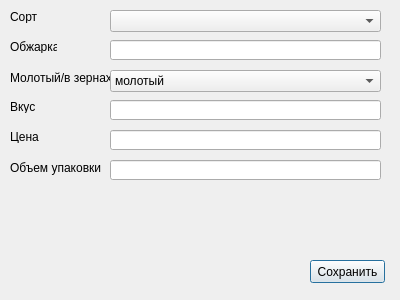
<?xml version="1.0" encoding="UTF-8"?>
<ui version="4.0">
 <class>Dialog</class>
 <widget class="QDialog" name="Dialog">
  <property name="geometry">
   <rect>
    <x>0</x>
    <y>0</y>
    <width>400</width>
    <height>300</height>
   </rect>
  </property>
  <property name="windowTitle">
   <string>Dialog</string>
  </property>
  <widget class="QLabel" name="label">
   <property name="geometry">
    <rect>
     <x>10</x>
     <y>10</y>
     <width>47</width>
     <height>13</height>
    </rect>
   </property>
   <property name="text">
    <string>Сорт</string>
   </property>
  </widget>
  <widget class="QLabel" name="label_2">
   <property name="geometry">
    <rect>
     <x>10</x>
     <y>40</y>
     <width>47</width>
     <height>13</height>
    </rect>
   </property>
   <property name="text">
    <string>Обжарка</string>
   </property>
  </widget>
  <widget class="QLineEdit" name="lineEdit_2">
   <property name="geometry">
    <rect>
     <x>110</x>
     <y>40</y>
     <width>271</width>
     <height>20</height>
    </rect>
   </property>
  </widget>
  <widget class="QComboBox" name="comboBox">
   <property name="geometry">
    <rect>
     <x>110</x>
     <y>10</y>
     <width>271</width>
     <height>22</height>
    </rect>
   </property>
  </widget>
  <widget class="QLabel" name="label_3">
   <property name="geometry">
    <rect>
     <x>10</x>
     <y>70</y>
     <width>101</width>
     <height>16</height>
    </rect>
   </property>
   <property name="text">
    <string>Молотый/в зернах</string>
   </property>
  </widget>
  <widget class="QComboBox" name="comboBox_2">
   <property name="geometry">
    <rect>
     <x>110</x>
     <y>70</y>
     <width>271</width>
     <height>22</height>
    </rect>
   </property>
   <item>
    <property name="text">
     <string>молотый</string>
    </property>
   </item>
   <item>
    <property name="text">
     <string>в зернах</string>
    </property>
   </item>
  </widget>
  <widget class="QLabel" name="label_4">
   <property name="geometry">
    <rect>
     <x>10</x>
     <y>100</y>
     <width>47</width>
     <height>13</height>
    </rect>
   </property>
   <property name="text">
    <string>Вкус</string>
   </property>
  </widget>
  <widget class="QLineEdit" name="lineEdit">
   <property name="geometry">
    <rect>
     <x>110</x>
     <y>100</y>
     <width>271</width>
     <height>20</height>
    </rect>
   </property>
  </widget>
  <widget class="QLabel" name="label_5">
   <property name="geometry">
    <rect>
     <x>10</x>
     <y>130</y>
     <width>47</width>
     <height>13</height>
    </rect>
   </property>
   <property name="text">
    <string>Цена</string>
   </property>
  </widget>
  <widget class="QLineEdit" name="lineEdit_3">
   <property name="geometry">
    <rect>
     <x>110</x>
     <y>130</y>
     <width>271</width>
     <height>20</height>
    </rect>
   </property>
  </widget>
  <widget class="QLabel" name="label_6">
   <property name="geometry">
    <rect>
     <x>10</x>
     <y>160</y>
     <width>91</width>
     <height>16</height>
    </rect>
   </property>
   <property name="text">
    <string>Объем упаковки</string>
   </property>
  </widget>
  <widget class="QLineEdit" name="lineEdit_4">
   <property name="geometry">
    <rect>
     <x>110</x>
     <y>160</y>
     <width>271</width>
     <height>20</height>
    </rect>
   </property>
  </widget>
  <widget class="QPushButton" name="pushButton">
   <property name="geometry">
    <rect>
     <x>310</x>
     <y>260</y>
     <width>75</width>
     <height>23</height>
    </rect>
   </property>
   <property name="text">
    <string>Сохранить</string>
   </property>
  </widget>
 </widget>
 <resources/>
 <connections/>
</ui>
